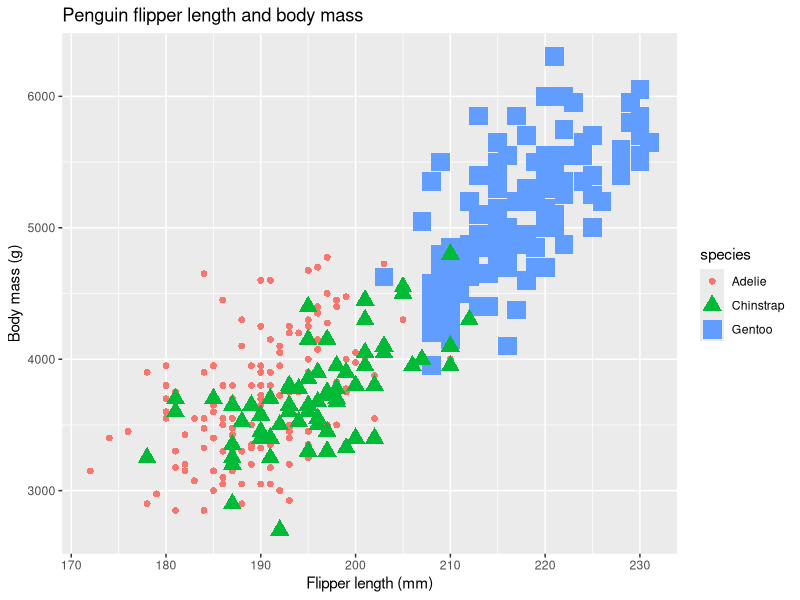
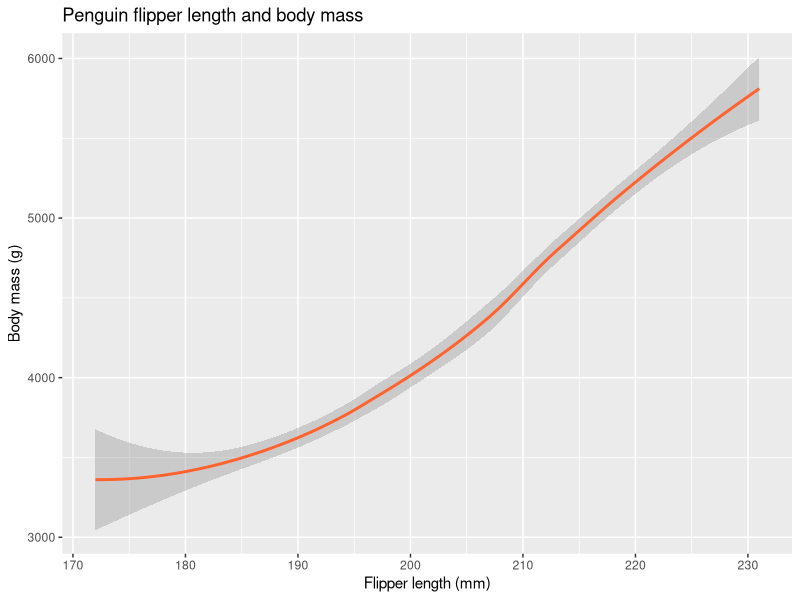
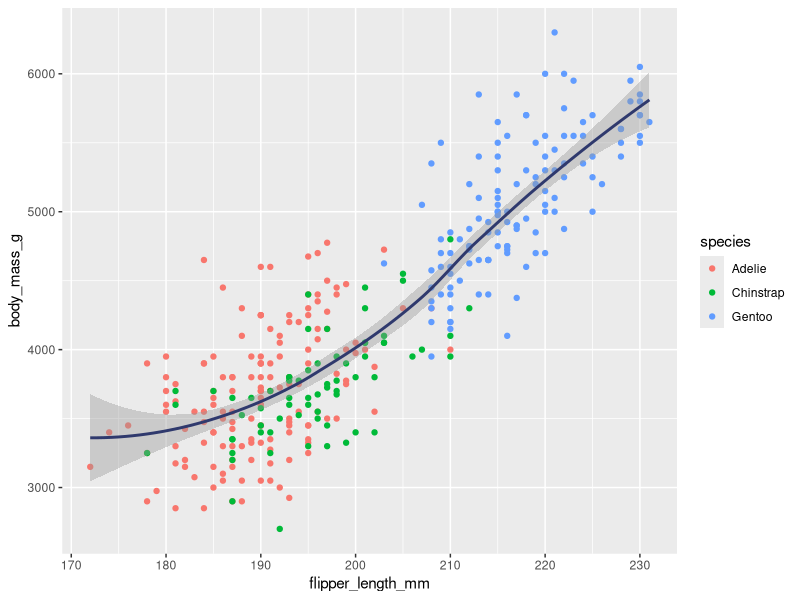
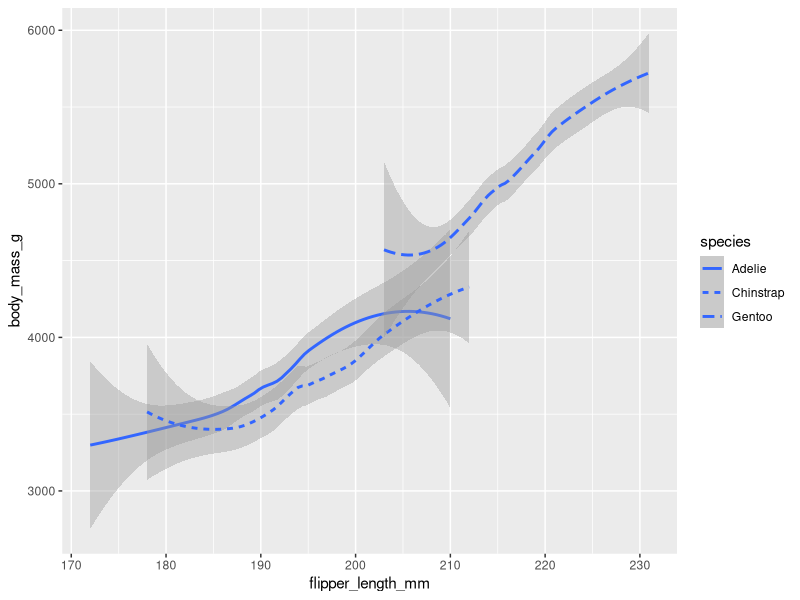
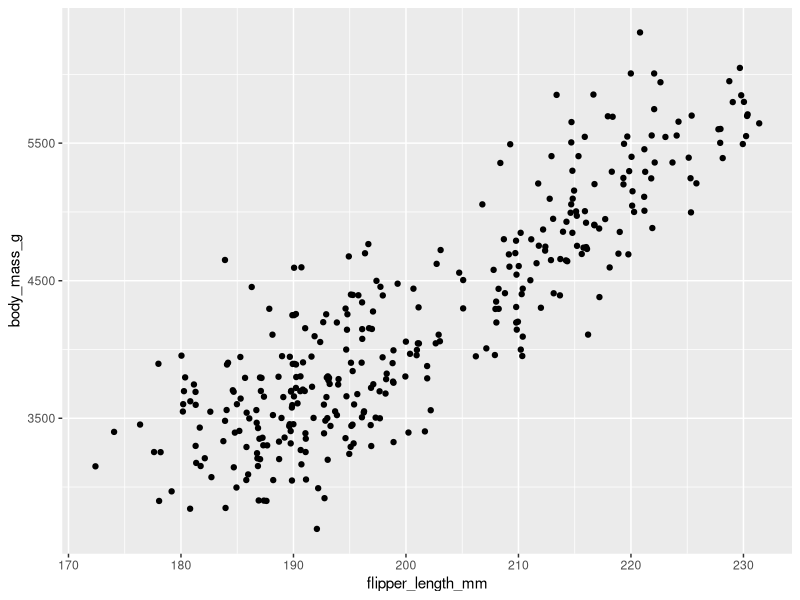
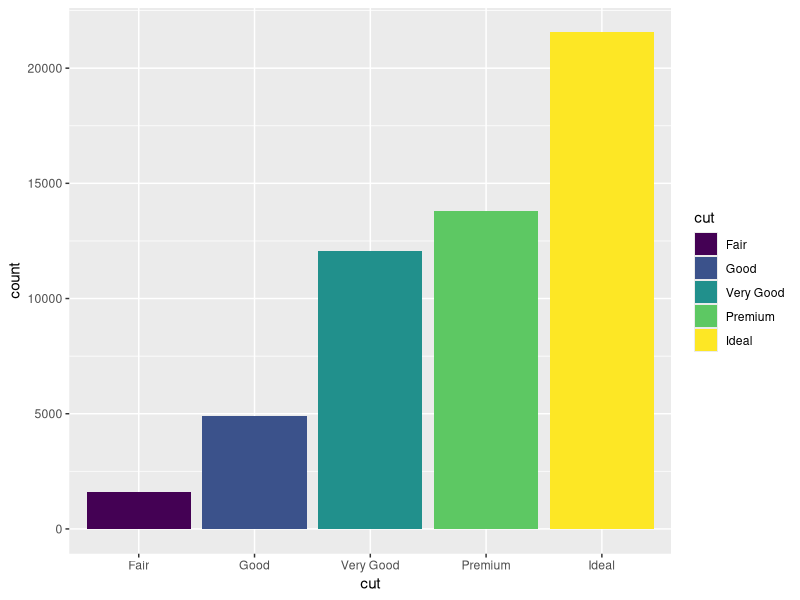
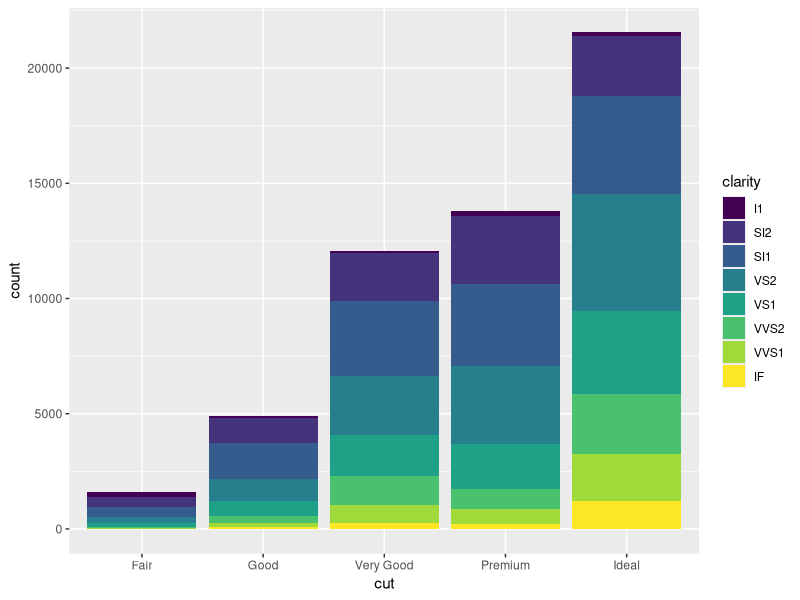
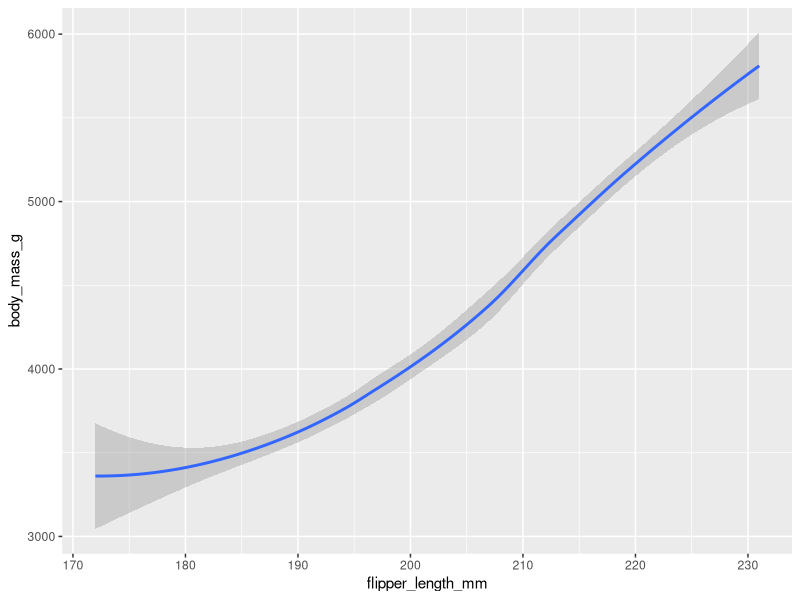

Source code (R) for these figures, in order: (Note: this script raises an error after producing the figures.)
# Install packages
# install.packages("tidyverse")
# install.packages("palmerpenguins")

# Load packages
library(ggplot2)
library(palmerpenguins)

# Load the data
# data(penguins)
# View(penguins)

# Create a scatter plot of penguin flipper length and body mass
ggplot(data = penguins) +
  geom_point(mapping = aes(
    x = flipper_length_mm,
    y = body_mass_g,
    color = species,
    shape = species,
    size = species,
  )) +
  labs(
    title = "Penguin flipper length and body mass",
    x = "Flipper length (mm)",
    y = "Body mass (g)"
  )

# Create a smooth line plot of penguin flipper length and body mass
ggplot(data = penguins) +
  geom_smooth(mapping = aes(
    x = flipper_length_mm,
    y = body_mass_g,
  ), color = "#ff622d") +
  labs(
    title = "Penguin flipper length and body mass",
    x = "Flipper length (mm)",
    y = "Body mass (g)"
  )

# Combine the scatter plot and smooth line plot
ggplot(data = penguins) +
  geom_point(mapping = aes(
    x = flipper_length_mm,
    y = body_mass_g,
    color = species,
  )) +
  geom_smooth(mapping = aes(
    x = flipper_length_mm,
    y = body_mass_g,
  ), color = "#2f396d")

# Create a line chart for each species
ggplot(data = penguins) +
  geom_smooth(mapping = aes(
    x = flipper_length_mm,
    y = body_mass_g,
    linetype = species
  ))

# Use the scatter plot chart with some of noise
ggplot(data = penguins) +
  geom_jitter(mapping = aes(
    x = flipper_length_mm,
    y = body_mass_g
  ))

# Use the bar chart to show the count of cut in diamonds dataset
ggplot(data = diamonds) +
  geom_bar(mapping = aes(
    x = cut,
    fill = cut,
  ))

# Use the stacked bar chart to show the composition of clarity in diamonds dataset
ggplot(data = diamonds) +
  geom_bar(mapping = aes(
    x = cut,
    fill = clarity,
  ))

# Create the scatter plot for method "loess"
ggplot(data = penguins) +
  geom_smooth(mapping = aes(
    x = flipper_length_mm,
    y = body_mass_g,
    method = "loess"
  ))

# Create the scatter plot for method "Gam"
ggplot(data = penguins, mapping = aes(
  x = flipper_length_mm,
  y = body_mass_g,
  color = species # color points by species
)) +
  geom_point(size = 2) + # increase point size
  geom_smooth(
    method = "gam",
    formula = y ~ s(x)
  ) +
  labs(
    title = "Penguin flipper length vs body mass", # add title
    x = "Flipper Length (mm)", # add x-axis label
    y = "Body Mass (g)" # add y-axis label
  ) +
  theme_minimal() # use minimal theme for cleaner look

# Create the scatter plot for using facet_wrap()
ggplot(data = penguins, mapping = aes(
  x = flipper_length_mm,
  y = body_mass_g,
  color = species # color points by species
)) +
  geom_point(size = 2) + # increase point size
  labs(
    title = "Penguin flipper length vs body mass", # add title
    x = "Flipper Length (mm)", # add x-axis label
    y = "Body Mass (g)" # add y-axis label
  ) +
  facet_wrap(~species) + # use facet_wrap to create separate plots
  theme_minimal() # use minimal theme for cleaner look

# Create the bar chart for diamonds dataset with the facet_wrap()
ggplot(data = diamonds) +
  geom_bar(mapping = aes(
    x = color,
    fill = cut,
  )) +
  facet_wrap(~cut) # use facet_wrap to create separate plots

# Create the scatter plot to view the relationship of
# flipper_length_mm and body_mass_g for each species and sex
ggplot(data = penguins, mapping = aes(
  x = flipper_length_mm,
  y = body_mass_g,
  color = species
)) +
  geom_point() +
  facet_grid(sex ~ species) + # use facet_grid to create separate plots
  labs(
    title = "Penguin flipper length vs body mass", # add title
    x = "Flipper Length (mm)", # add x-axis label
    y = "Body Mass (g)" # add y-axis label
  ) +
  theme_minimal() +
  # Clear the grid lines
  theme(
    panel.grid.major = element_blank(),
    panel.grid.minor = element_blank()
  ) +
  # Add a title to the plot
  labs(
    title = "Penguin flipper length vs body mass",
    caption = "Data analyzed by Stefanus Bernard M. L. (2024)"
  )

# Save the plot using ggsave()
# ggsave("./exercise/plot/penguin_flipper_length_vs_body_mass.png")

# Save the plot without using ggsave()
# png("./exercise/plot/penguin_flipper_length_vs_body_mass.png")
# jpeg("./exercise/plot/penguin_flipper_length_vs_body_mass.jpeg")
# pdf("./exercise/plot/penguin_flipper_length_vs_body_mass.pdf")
# Create the scatter plot and add filter before it is plotted
data %>%
  filter(species == "Adelie") %>%
  ggplot(mapping = aes(
    x = flipper_length_mm,
    y = body_mass_g,
  )) +
  geom_point()
